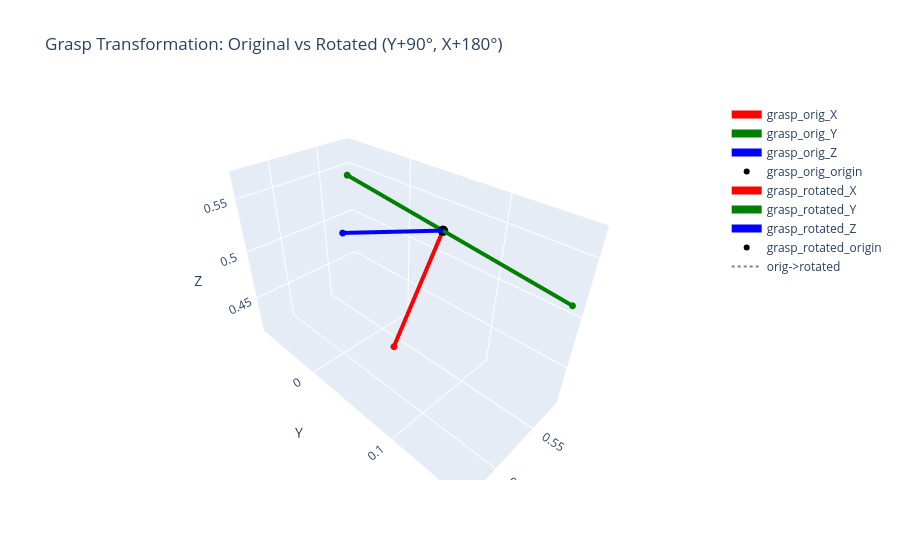

The notebook cell saved with this chart:
### Code cell
# Transform grasp: rotate 90° about own Y-axis, then 180° about own X-axis
import numpy as np
import plotly.graph_objects as go

# Original grasp in base frame (from previous cell)
T_grasp_orig = T_grasp_in_base.copy()

# Create rotation matrices for grasp frame transformations
# Rotation about Y-axis by 90 degrees
theta_y = - np.pi / 2  # 90 degrees
Ry_90 = np.array([
    [np.cos(theta_y), 0, np.sin(theta_y), 0],
    [0, 1, 0, 0],
    [-np.sin(theta_y), 0, np.cos(theta_y), 0],
    [0, 0, 0, 1]
])

# Rotation about X-axis by 180 degrees
theta_x = np.pi  # 180 degrees
Rx_180 = np.array([
    [1, 0, 0, 0],
    [0, np.cos(theta_x), -np.sin(theta_x), 0],
    [0, np.sin(theta_x), np.cos(theta_x), 0],
    [0, 0, 0, 1]
])

# Apply rotations: first Y-90, then X+180 (applied in grasp's own frame)
T_grasp_rotated = T_grasp_orig @ Ry_90 @ Rx_180

def frame_traces(T, name, scale=0.12):
    """Create 3D traces for a coordinate frame (RGB axes)"""
    o = T[:3, 3]
    R = T[:3, :3]
    
    traces = []
    # X-axis (red)
    ax_x = R[:, 0] * scale
    traces.append(go.Scatter3d(
        x=[o[0], o[0] + ax_x[0]], y=[o[1], o[1] + ax_x[1]], z=[o[2], o[2] + ax_x[2]],
        mode='lines+markers', line=dict(color='red', width=8),
        marker=dict(size=4, color='red'), name=f'{name}_X'))
    
    # Y-axis (green)
    ax_y = R[:, 1] * scale
    traces.append(go.Scatter3d(
        x=[o[0], o[0] + ax_y[0]], y=[o[1], o[1] + ax_y[1]], z=[o[2], o[2] + ax_y[2]],
        mode='lines+markers', line=dict(color='green', width=8),
        marker=dict(size=4, color='green'), name=f'{name}_Y'))
    
    # Z-axis (blue)
    ax_z = R[:, 2] * scale
    traces.append(go.Scatter3d(
        x=[o[0], o[0] + ax_z[0]], y=[o[1], o[1] + ax_z[1]], z=[o[2], o[2] + ax_z[2]],
        mode='lines+markers', line=dict(color='blue', width=8),
        marker=dict(size=4, color='blue'), name=f'{name}_Z'))
    
    # Origin point
    traces.append(go.Scatter3d(
        x=[o[0]], y=[o[1]], z=[o[2]], mode='markers',
        marker=dict(size=6, color='black'), name=f'{name}_origin'))
    
    return traces

# Collect traces for both original and rotated grasp
traces = []
traces += frame_traces(T_grasp_orig, 'grasp_orig', scale=0.12)
traces += frame_traces(T_grasp_rotated, 'grasp_rotated', scale=0.12)

# Connect the two origins
p_orig = T_grasp_orig[:3, 3]
p_rotated = T_grasp_rotated[:3, 3]
traces.append(go.Scatter3d(
    x=[p_orig[0], p_rotated[0]], y=[p_orig[1], p_rotated[1]], z=[p_orig[2], p_rotated[2]],
    mode='lines', line=dict(color='gray', width=2, dash='dot'),
    name='orig->rotated'))

# Create figure
fig = go.Figure(data=traces)
fig.update_layout(
    scene=dict(aspectmode='data', xaxis_title='X', yaxis_title='Y', zaxis_title='Z'),
    title='Grasp Transformation: Original vs Rotated (Y+90°, X+180°)'
)
fig.show()

### Figure 1 — Plotly figure (JSON) as saved in the notebook; plotly's stock layout.template omitted (floating-point values rounded to 4 significant figures)
{"data": [{"line": {"color": "red", "width": 8}, "marker": {"color": "red", "size": 4}, "mode": "lines+markers", "name": "grasp_orig_X", "type": "scatter3d", "x": [0.5202, 0.6317], "y": [0.04488, 0.05382], "z": [0.5255, 0.5688]}, {"line": {"color": "green", "width": 8}, "marker": {"color": "green", "size": 4}, "mode": "lines+markers", "name": "grasp_orig_Y", "type": "scatter3d", "x": [0.5202, 0.5233], "y": [0.04488, -0.07394], "z": [0.5255, 0.542]}, {"line": {"color": "blue", "width": 8}, "marker": {"color": "blue", "size": 4}, "mode": "lines+markers", "name": "grasp_orig_Z", "type": "scatter3d", "x": [0.5202, 0.5644], "y": [0.04488, 0.03067], "z": [0.5255, 0.4148]}, {"marker": {"color": "black", "size": 6}, "mode": "markers", "name": "grasp_orig_origin", "type": "scatter3d", "x": [0.5202], "y": [0.04488], "z": [0.5255]}, {"line": {"color": "red", "width": 8}, "marker": {"color": "red", "size": 4}, "mode": "lines+markers", "name": "grasp_rotated_X", "type": "scatter3d", "x": [0.5202, 0.5644], "y": [0.04488, 0.03067], "z": [0.5255, 0.4148]}, {"line": {"color": "green", "width": 8}, "marker": {"color": "green", "size": 4}, "mode": "lines+markers", "name": "grasp_rotated_Y", "type": "scatter3d", "x": [0.5202, 0.5171], "y": [0.04488, 0.1637], "z": [0.5255, 0.509]}, {"line": {"color": "blue", "width": 8}, "marker": {"color": "blue", "size": 4}, "mode": "lines+markers", "name": "grasp_rotated_Z", "type": "scatter3d", "x": [0.5202, 0.6317], "y": [0.04488, 0.05382], "z": [0.5255, 0.5688]}, {"marker": {"color": "black", "size": 6}, "mode": "markers", "name": "grasp_rotated_origin", "type": "scatter3d", "x": [0.5202], "y": [0.04488], "z": [0.5255]}, {"line": {"color": "gray", "dash": "dot", "width": 2}, "mode": "lines", "name": "orig->rotated", "type": "scatter3d", "x": [0.5202, 0.5202], "y": [0.04488, 0.04488], "z": [0.5255, 0.5255]}], "layout": {"scene": {"aspectmode": "data", "xaxis": {"title": {"text": "X"}}, "yaxis": {"title": {"text": "Y"}}, "zaxis": {"title": {"text": "Z"}}}, "title": {"text": "Grasp Transformation: Original vs Rotated (Y+90°, X+180°)"}}}
